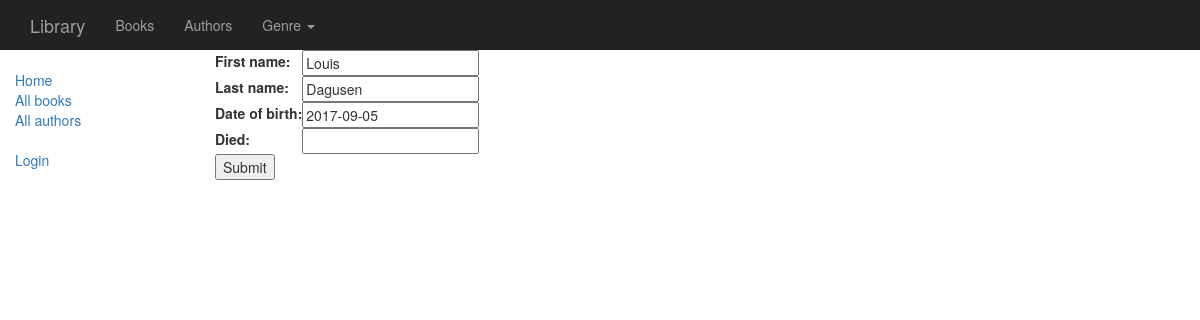
The page /author/1/update/ on the database its author committed.
### catalog/models.py (models this page shows, shortened)
class Author(models.Model):
    first_name = models.CharField(max_length=100)
    last_name = models.CharField(max_length=100)
    date_of_birth = models.DateField(null=True, blank=True)
    date_of_death = models.DateField('Died', null=True, blank=True)
    class Meta:
        ordering = ['last_name']

### catalog/views.py (the view)
# urls.py: url(r'^author/(?P<pk>\d+)/update/$', views.AuthorUpdate.as_view(), name='author_update'),
class AuthorUpdate(UpdateView):
    model = Author
    fields = ['first_name','last_name','date_of_birth','date_of_death']
    template_name = "author_form.html"

### catalog/templates/author_form.html (shortened to what this page needs)
{% extends "base_generic.html" %}
{% block content %}
<form action="" method="post">
    <table>
    {{ form.as_table }}
    </table>
    <input type="submit" value="Submit" />
</form>
{% endblock %}

### rows shown on the page
Author: first_name "Louis", last_name "Dagusen", date_of_birth "2017-09-05"
